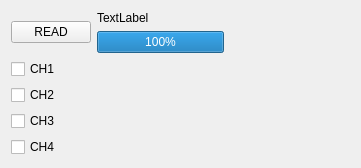
<?xml version="1.0" encoding="UTF-8"?>
<ui version="4.0">
 <class>OsciloscopeControlPane</class>
 <widget class="QWidget" name="OsciloscopeControlPane">
  <property name="geometry">
   <rect>
    <x>0</x>
    <y>0</y>
    <width>361</width>
    <height>166</height>
   </rect>
  </property>
  <property name="windowTitle">
   <string>Form</string>
  </property>
  <layout class="QVBoxLayout" name="verticalLayout_3">
   <item>
    <layout class="QHBoxLayout" name="horizontalLayout">
     <item>
      <widget class="QPushButton" name="pushButton">
       <property name="text">
        <string>READ</string>
       </property>
      </widget>
     </item>
     <item>
      <layout class="QVBoxLayout" name="verticalLayout">
       <item>
        <widget class="QLabel" name="label">
         <property name="text">
          <string>TextLabel</string>
         </property>
        </widget>
       </item>
       <item>
        <widget class="QProgressBar" name="progressBar">
         <property name="value">
          <number>100</number>
         </property>
        </widget>
       </item>
      </layout>
     </item>
     <item>
      <spacer name="horizontalSpacer">
       <property name="orientation">
        <enum>Qt::Horizontal</enum>
       </property>
       <property name="sizeHint" stdset="0">
        <size>
         <width>40</width>
         <height>20</height>
        </size>
       </property>
      </spacer>
     </item>
    </layout>
   </item>
   <item>
    <layout class="QVBoxLayout" name="verticalLayout_2">
     <item>
      <widget class="QCheckBox" name="checkBox">
       <property name="text">
        <string>CH1</string>
       </property>
      </widget>
     </item>
     <item>
      <widget class="QCheckBox" name="checkBox_2">
       <property name="text">
        <string>CH2</string>
       </property>
      </widget>
     </item>
     <item>
      <widget class="QCheckBox" name="checkBox_3">
       <property name="text">
        <string>CH3</string>
       </property>
      </widget>
     </item>
     <item>
      <widget class="QCheckBox" name="checkBox_4">
       <property name="text">
        <string>CH4</string>
       </property>
      </widget>
     </item>
    </layout>
   </item>
   <item>
    <spacer name="verticalSpacer">
     <property name="orientation">
      <enum>Qt::Vertical</enum>
     </property>
     <property name="sizeHint" stdset="0">
      <size>
       <width>20</width>
       <height>0</height>
      </size>
     </property>
    </spacer>
   </item>
  </layout>
 </widget>
 <resources/>
 <connections/>
</ui>
